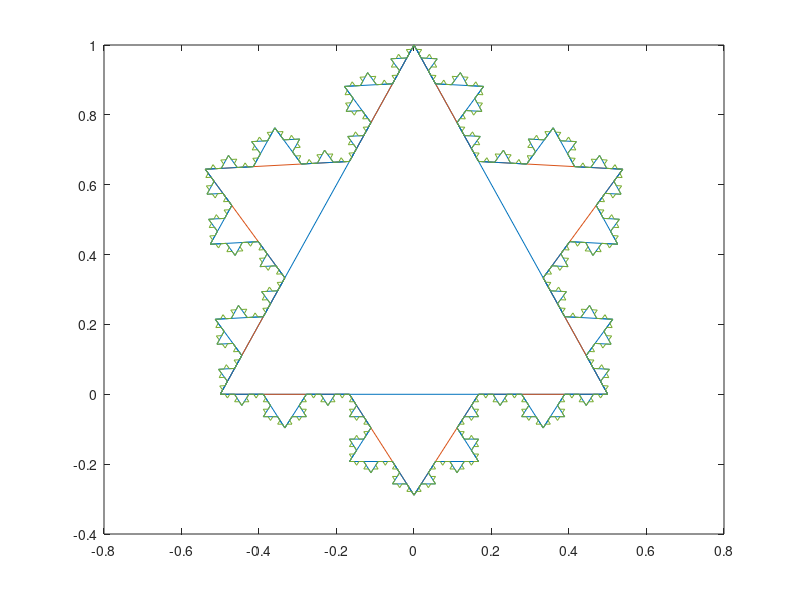

Here is the MATLAB script that generated this plot:
% Name: koch.m
% Author: Tim Chartier
%
% Plot stages 0 through n of Koch's Snowflake
%
% For more information on Koch's Snowflake, see:
%  http://mathworld.wolfram.com/KochSnowflake.html
%

x = [-1/2 0 1/2 -1/2]; y = [0 1 0 0];
n = 4;

% --------------------------------------------------
% START
% --------------------------------------------------
axis([-0.75 0.75 -sqrt(3)/6 1]);
axis equal
plot(x, y)
hold on
pause(0.5)
% --------------------------------------------------
% END
% --------------------------------------------------

for i = 1:n,
    k = length(x);
    v = zeros(4*k-3);
    w = zeros(4*k-3);

    for j = 1:k-1,
        v(4*j - 3) = x(j);
        w(4*j - 3) = y(j);
        dirx = x(j+1) - x(j);
        diry = y(j+1) - y(j);
        v(4*j - 2) = x(j) + 1/3*dirx;
        w(4*j - 2) = y(j) + 1/3*diry;
        orthox = -diry;
        orthoy = dirx;
        v(4*j - 1) = x(j) + 1/2*dirx + 1/3*1/2*sqrt(3)*orthox;
        w(4*j - 1) = y(j) + 1/2*diry + 1/3*1/2*sqrt(3)*orthoy;
        v(4*j) = x(j) + 2/3*dirx;
        w(4*j) = y(j) + 2/3*diry;
    end

    v(4*k-3) = x(k);
    w(4*k-3) = y(k);
    x = v; y = w;

    % --------------------------------------------------
    % START
    % --------------------------------------------------
    plot(x, y)
    hold on
    pause(0.5)
    % --------------------------------------------------
    % END
    % --------------------------------------------------
end
